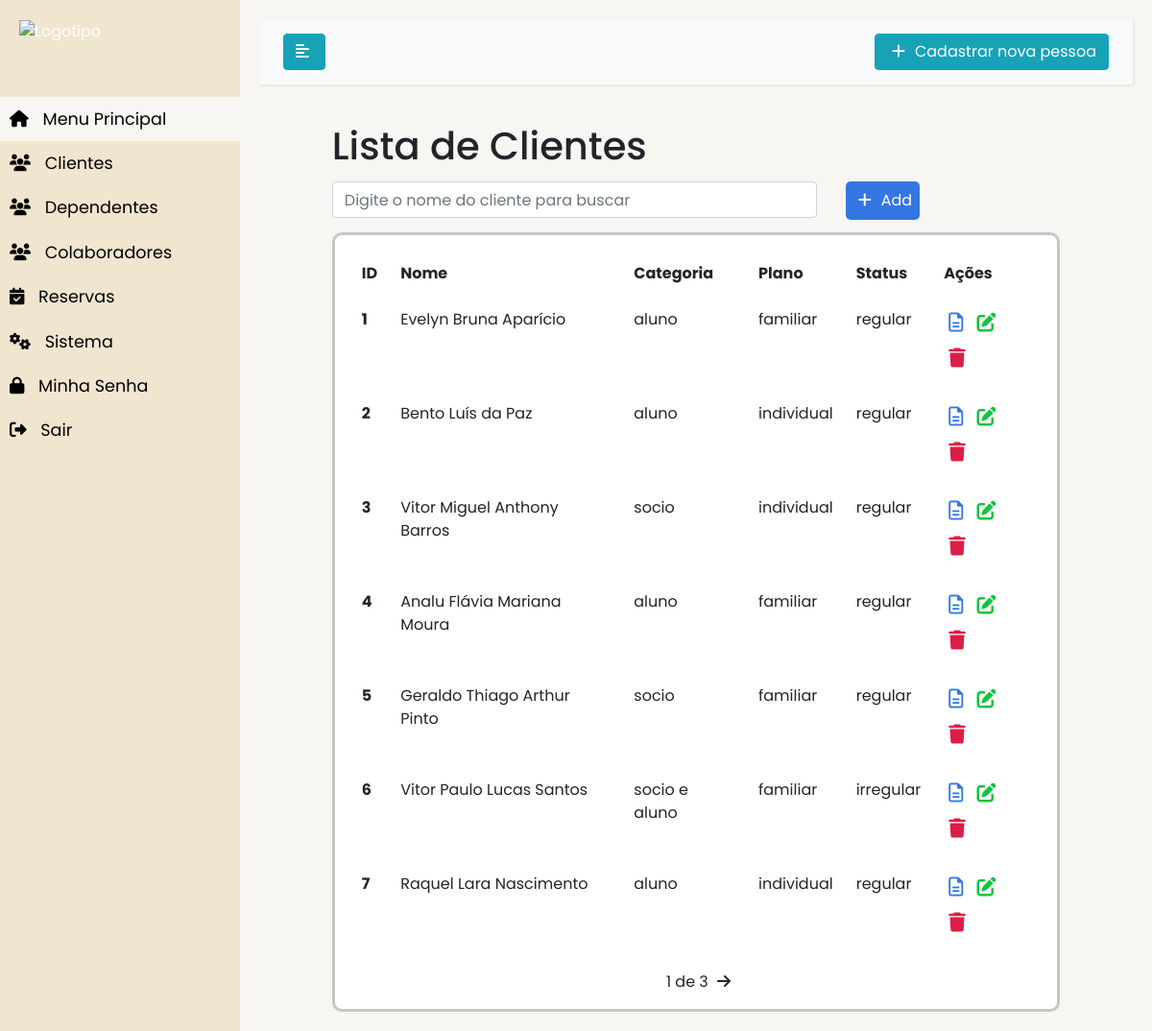
The app's page /clientes/ (signed in) with its own data.
### MainMenu/models.py (models this page shows, shortened)
class Cliente(models.Model):
    STATUSCATEGORIA = (
        ('socio', 'Socio'),
        ('aluno', 'Aluno'),
        ('socio e aluno', 'Socio e Aluno'),
    )
    STATUSSTATUS = (
        ('regular', 'Regular'),
        ('irregular', 'Irregular'),
    )
    STATUSPLANO = (
        ('individual', 'Individual'),
        ('familiar', 'Familiar'),
    )
    idPessoa = models.ForeignKey(Pessoa, on_delete=models.CASCADE, verbose_name='Nome')
    categoria = models.CharField(
        max_length=255,
        choices=STATUSCATEGORIA,
    )
    plano = models.CharField(
        max_length=255,
        choices=STATUSPLANO,
    )
    status =  models.CharField(
        max_length=255,
        choices=STATUSSTATUS,
    )
    created_at = models.DateTimeField(auto_now_add=True)
    updated_at = models.DateTimeField(auto_now=True)

class Pessoa(models.Model):
    nome = models.CharField(blank=False, null=False, verbose_name='Nome', max_length=200, help_text='max. 200 caracteres')
    rg = models.IntegerField(blank=False, null=False, verbose_name='RG')
    cpf = models.IntegerField(blank=False, null=False, verbose_name="CPF")
    telefone = models.BigIntegerField(blank=False, null=False, verbose_name="Telefone")
    telefonecelular = models.BigIntegerField(blank=False, null=False, verbose_name="Celular")
    datanascimento = models.DateField(blank=False, null=False, verbose_name="Data de Nascimento")
    foto = models.FileField(blank=False, null=False, verbose_name="Foto")
    email = models.EmailField(blank=False, null=False, verbose_name="E-mail")
    created_at = models.DateTimeField(auto_now_add=True)
    updated_at = models.DateTimeField(auto_now=True)
    def __str__ (self):
        return self.nome

### MainMenu/views.py (the view)
# urls.py: path('clientes/', views.clientesList, name='cliente-list'),
@login_required
def clientesList(request):
    search = request.GET.get('search')
    if search:
        clientes = Cliente.objects.filter(idPessoa__nome__contains=search)
    else:
        clientes_list = Cliente.objects.all().order_by('id')
        paginator = Paginator(clientes_list, 7)
        page = request.GET.get('page')
        clientes = paginator.get_page(page)
    return render(request, 'clientes/list.html', {'clientes': clientes})

### MainMenu/templates/clientes/list.html (shortened to what this page needs)
{% extends 'base.html' %}
{% block content%}
<div class="offset-1 col-10 list-div">
    <h1>Lista de Clientes</h1>
    <div class="col-8 search-div">
        <form method="GET" id="search-form">
            <input class="form-control" type="text" id="search" name="search" placeholder="Digite o nome do cliente para buscar">
        </form>
    </div>
    <a id="add-link" href="/clientes/novocliente/">
        <div class="add-div">
            <i class="fas fa-plus"></i>Add
        </div>
    </a>
    <div  class="body-color-background">
        <table class="table table-borderless table-responsive-lg">
            <thead>
              <tr>
                <th scope="col">ID</th>
                <th scope="col">Nome</th>
                <th scope="col">Categoria</th>
                <th scope="col">Plano</th>
                <th scope="col">Status</th>
                <th scope="col">Ações</th>
              </tr>
            </thead>
            <tbody>
                {% for cliente in clientes %}
                <tr>
                    <th scope="row">{{cliente.id}}</th>
                    <td>{{cliente.idPessoa}}</td>
                    <td>{{cliente.categoria}}</td>
                    <td>{{cliente.plano}}</td>
                    <td>{{cliente.status}}</td>
                    <td>
                        <span><a href="/clientes/{{cliente.id}}"><i class="far fa-file-alt"></i></a></span>
                        <span><a href="/clientes/edit/{{cliente.id}}" class="delete-btn"><i class="fas fa-edit"></i></a></span>
                        <span><a href="/clientes/delete/{{cliente.id}}"><i class="fas fa-trash"></i></a></span>
                    </td>
                </tr>
                {% empty %}
                    <li class="list-group-item">Sem itens na lista</li>
                {% endfor %}
            </tbody>
          </table>
          <div class="pagination">
              <span class="step-links">
                  {% if clientes.paginator.num_pages %}
                  <span class="current">
                      {{ clientes.number }} de {{ clientes.paginator.num_pages}}
                  </span>
                  {% endif %}
                  {% if clientes.has_next %}
                      <a href="?page={{ clientes.next_page_number }}"><i class="fas fa-arrow-right"></i></a>
                  {% endif %}
              </span>
          </div>
    </div>
</div>
{% endblock %}

### MainMenu/static/css/styles.css (style rules this page uses)
body { font-family: 'Poppins', sans-serif; background: #F7F6F2; }
a, a:hover, a:focus { color: inherit; text-decoration: none; transition: all 0.3s; }
i, span { display: inline-block; }
#add-link { text-decoration: none; }
.add-div { background-color: #3476e2; cursor: pointer; display: inline-block; color: #fff; padding: 8px; border-radius: 5px; margin-left: 25px; }
.fas.fa-plus { color: #fff; margin-right: 10px; margin-left: 5px; }
.search-div { padding: 0px; margin-top: 5px; margin-bottom: 15px; display: inline-block; }
.body-color-background { padding: 1em; background-color: white; border-radius: 10px; border-style: solid; border-color: #C8C6C6; }
.list-div { padding: 0; }
.fas.fa-trash, .fas.fa-edit, .far.fa-file-alt { cursor: pointer; margin: 5px; font-size: 20px; float: right; }
.fas.fa-trash { color: #db1e47; }
.fas.fa-edit { color: #13c43f; }
.far.fa-file-alt { color: #3476e2; }
.pagination { margin-bottom: 20xp; }
.step-links { position: relative; margin-left: auto; margin-right: auto; }
.step-links .current { margin-left: 5px; margin-right: 5px; }

### records on screen
Cliente: id "1", idPessoa "Evelyn Bruna Aparício", categoria "aluno", plano "familiar", status "regular"
Cliente: id "2", idPessoa "Bento Luís da Paz", categoria "aluno", plano "individual", status "regular"
Cliente: id "3", idPessoa "Vitor Miguel Anthony Barros", categoria "socio", plano "individual", status "regular"
Cliente: id "4", idPessoa "Analu Flávia Mariana Moura", categoria "aluno", plano "familiar", status "regular"
Cliente: id "5", idPessoa "Geraldo Thiago Arthur Pinto", categoria "socio", plano "familiar", status "regular"
Cliente: id "6", idPessoa "Vitor Paulo Lucas Santos", categoria "socio e aluno", plano "familiar", status "irregular"
Cliente: id "7", idPessoa "Raquel Lara Nascimento", categoria "aluno", plano "individual", status "regular"

### other values on screen
{{ clientes.number }} "1"
{{ clientes.paginator.num_pages }} "3"
